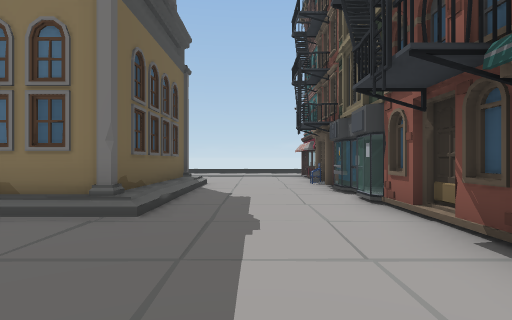
view 1 (above)

15 first-person views from a walk through a scene from a Unity 3-D project. The camera is 1.3 m above the floor, looks level and sees 80° across. The floor is counted in squares, 2 m on a side. Each view is taken from the middle of a square. On the plan, view 1 faces up. The plan holds only what a view shows up to about 10 squares ahead; the rest is blank. The place goes on beyond the plan. Some animated figures are left out.

view 2
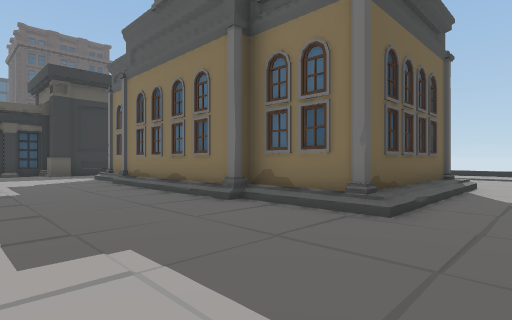

view 3
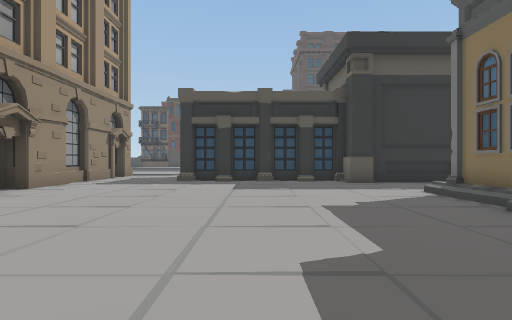

view 4
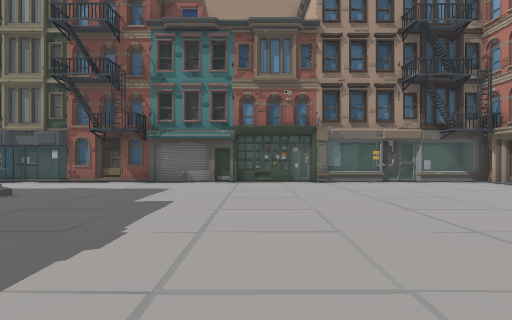

view 5
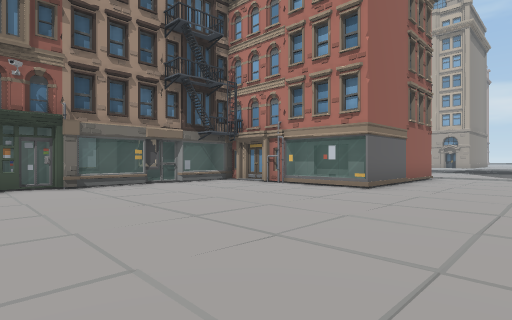

view 6
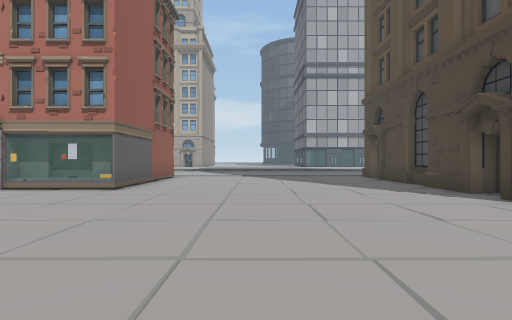

view 7
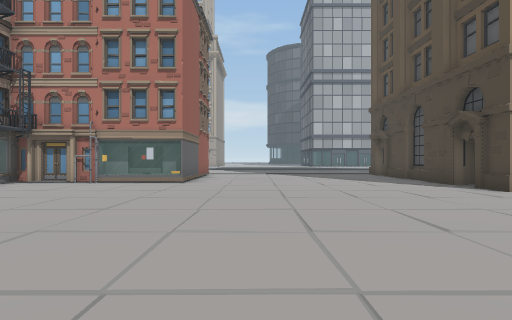

view 8
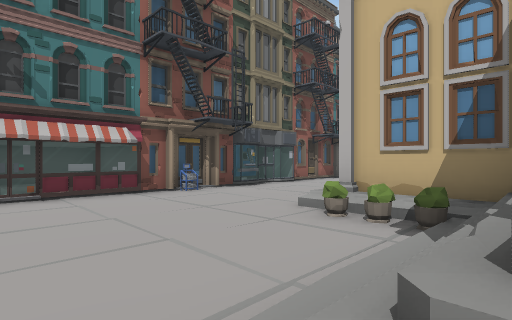

view 9
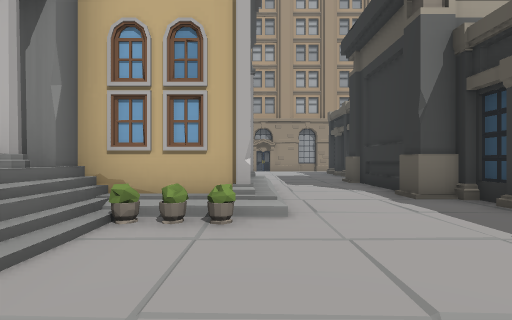

view 10
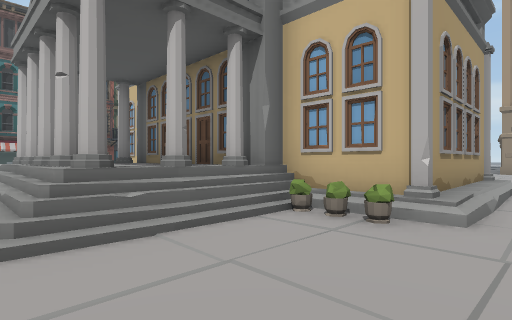

view 11
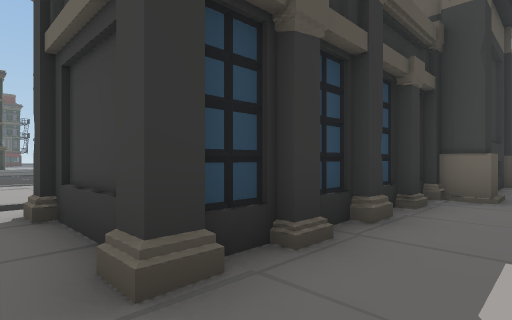

view 12
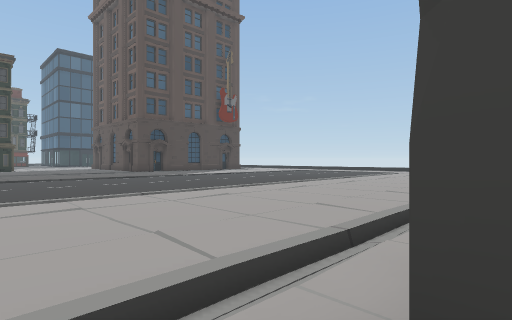

view 13
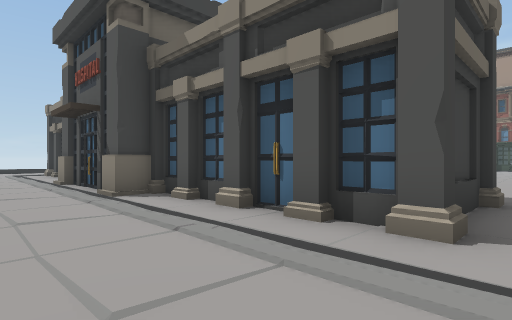

view 14
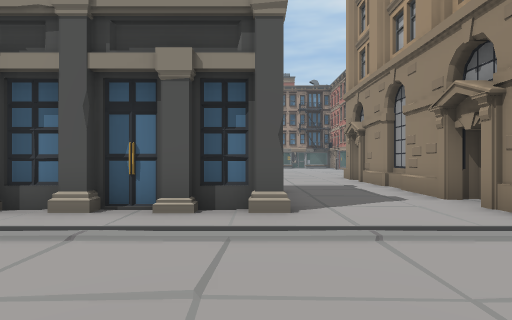

view 15
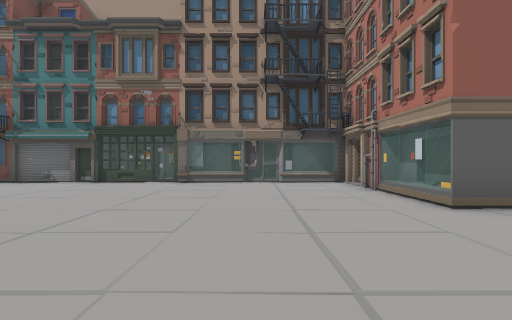

### Floor plan
Key: @ floor where view 1 was taken; # wall or solid block; . main floor; : floor 0.25 m higher than the main floor; / step, stairs or slope; = window, fence, low wall or low ledge; M cash machine; P poster; I pipe; O other object.
Columns run from 28 left of view 1 to 4 right of it. Each row starts with its distance up from view 1.
 12              O  // ///  /
 11              O    ./=####/    ===
 10              O    ./##  #/    =:#
  9             OO   .=/#   #==   OOO
  8             OO.  OOO#  OO#O.  #
  7           /#O##  #     OOO#.  O
  6           O  OO  #       OO.  M#O
  5           /O O#  O       OO.  =#O
  4     ./    /OOO#  OOOOOOOO#O.  #OO
  3    ../    /OOO#  ........     #OO
  2   .../     #OO.               O
  1  ..../     #OO.        .      O
  0 /..../     #OO.        .    @ OO
 -1 /..../     #OO.      ..       ##O
 -2 /..../ .   #O#.               ##O
 -3         .  .   .              P#
 -4                               =#
 -5            O#O.O##.  .        ##O
 -6             O OOO #           =#O
 -7                  O#         ..=#
 -8                   O      #==IO##
 -9                   .      #  OO
-10                   O      #OOOO
-11                   O      #OO

Positions as (right, up) in squares from view 1, and headings:
1: (0, 0), facing up
2: (0, 0), facing up-left
3: (-5, 0), facing left
4: (-7, -1), facing right
5: (-6, -1), facing down-right
6: (-6, -1), facing down
7: (-5, 1), facing down
8: (-4, 12), facing down-right
9: (-11, 12), facing down
10: (-12, 12), facing down-right
11: (-13, -3), facing up-left
12: (-17, -3), facing up-left
13: (-20, -3), facing up-right
14: (-21, -2), facing right
15: (-7, -5), facing right
